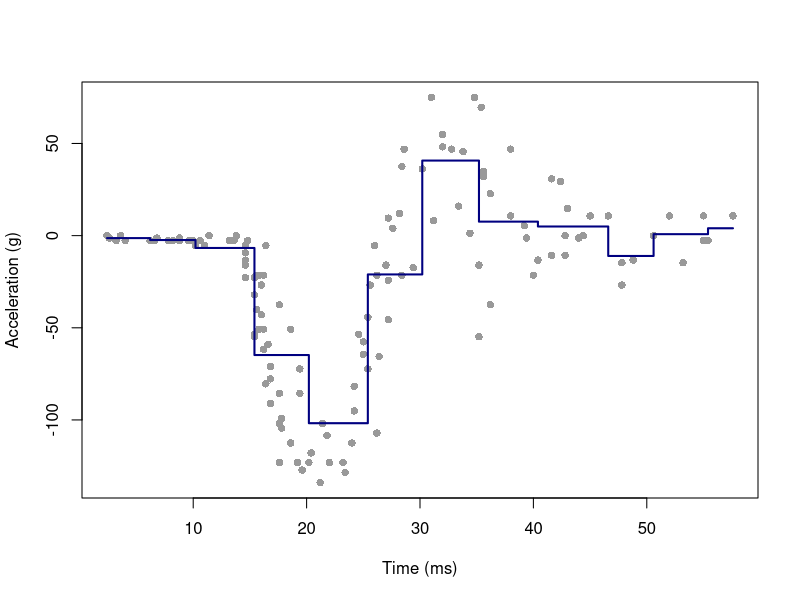
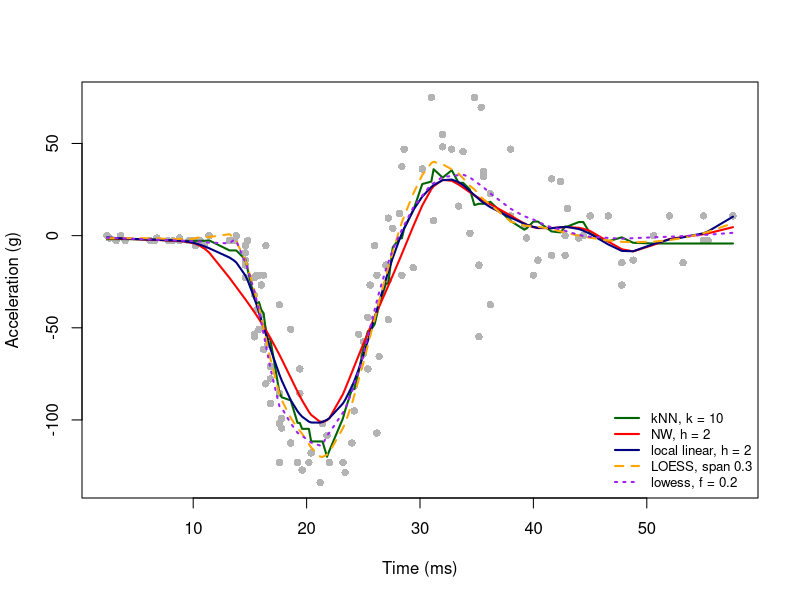

Recreate these plots in R, in order.
## ---- chunk 1
knitr::opts_chunk$set(echo = TRUE, message = FALSE, warning = FALSE,
                      fig.width = 7, fig.height = 4.2)
## ---- chunk 2
library(MASS)
data(mcycle)
x <- mcycle$times
y <- mcycle$accel
n <- length(y)
## ---- chunk 3
breaks <- seq(0, 60, by = 5)
bin <- cut(x, breaks, include.lowest = TRUE)
f_bin <- ave(y, bin)              # fitted value = mean of the bin
plot(x, y, pch = 16, col = "grey60", xlab = "Time (ms)", ylab = "Acceleration (g)")
lines(x, f_bin, type = "s", lwd = 2, col = "navy")
## ---- chunk 4
knn_S <- function(x0, x, k) {
  t(sapply(x0, function(u) {
    w <- numeric(length(x))
    w[order(abs(x - u))[1:k]] <- 1 / k
    w
  }))
}
S_knn <- knn_S(x, x, k = 10)
range(rowSums(S_knn))             # each row sums to one
f_knn <- drop(S_knn %*% y)
## ---- chunk 5
nw_S <- function(x0, x, h) {
  K <- dnorm(outer(x0, x, "-") / h)   # Gaussian kernel; the 1/h cancels
  K / rowSums(K)
}
f_nw <- drop(nw_S(x, x, h = 2) %*% y)
## ---- chunk 6
bw <- 2 / (0.25 / qnorm(0.75))     # bandwidth argument that gives h = 2
ks <- ksmooth(x, y, kernel = "normal", bandwidth = bw, x.points = x)
max(abs(ks$y - f_nw))              # small: ksmooth truncates the kernel tails
## ---- chunk 7
ll_S <- function(x0, x, h) {
  t(sapply(x0, function(u) {
    w <- dnorm((x - u) / h)
    X <- cbind(1, x - u)
    solve(crossprod(X, w * X), t(X * w))[1, ]   # first row: the intercept at u
  }))
}
f_ll <- drop(ll_S(x, x, h = 2) %*% y)
c(left_end_NW = f_nw[1], left_end_LL = f_ll[1], mean_first_5_y = mean(y[1:5]))
## ---- chunk 8
lo <- loess(accel ~ times, data = mcycle, span = 0.3, degree = 2)
c(trace_S = lo$trace.hat, enp = lo$enp)
## ---- chunk 9
lw <- lowess(x, y, f = 0.2)
## ---- chunk 10
plot(x, y, pch = 16, col = "grey70", xlab = "Time (ms)", ylab = "Acceleration (g)")
lines(x, f_knn, col = "darkgreen", lwd = 2)
lines(x, f_nw, col = "red", lwd = 2)
lines(x, f_ll, col = "navy", lwd = 2)
lines(x, fitted(lo), col = "orange", lwd = 2, lty = 2)
lines(lw, col = "purple", lwd = 2, lty = 3)
legend("bottomright", bty = "n", lwd = 2, cex = 0.8,
       col = c("darkgreen", "red", "navy", "orange", "purple"), lty = c(1, 1, 1, 2, 3),
       legend = c("kNN, k = 10", "NW, h = 2", "local linear, h = 2",
                  "LOESS, span 0.3", "lowess, f = 0.2"))
